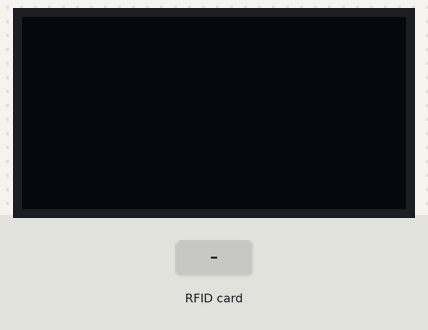
Bench run of a sketch on a simulated Arduino Uno, built with avr-gcc and run on an emulated ATmega328P. Parts: 128×64 one-colour display. Inputs (shaded band) come from the test bench. What the sketch prints to the serial monitor is not drawn.

Above: at 1.2 s.
1.3 s: RFID card 90 0E E4 A4 held to the reader
At 2.3 s:
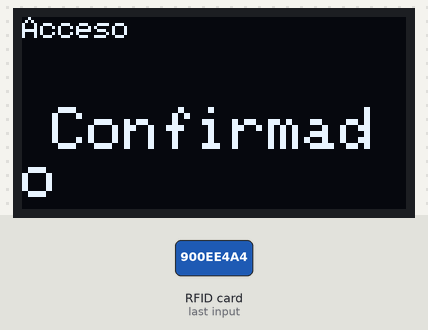
2.8 s: RFID card 5E 7A 19 C4 held to the reader
At 3.8 s:
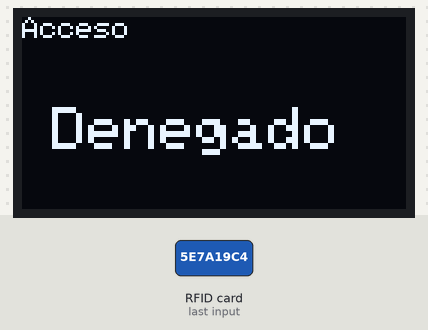
4.3 s: RFID card 06 76 25 D9 held to the reader
At 5.5 s:
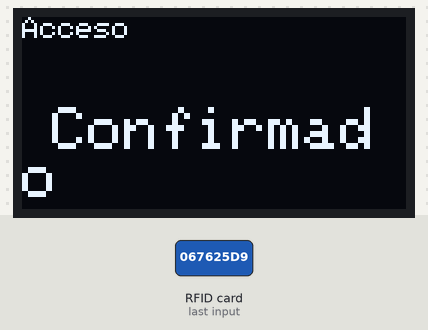
Timing chart, 0 to 7.3 s (numbered marks = the images above; inputs shaded):
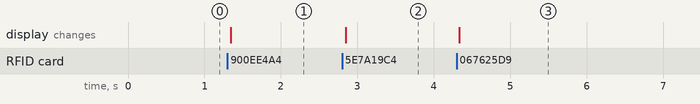

Measured:
- after the input at 1.3 s, the display: changes at once (image 1)
- after the input at 2.8 s, the display: changes after 0.05 s (image 2)
- after the input at 4.3 s, the display: changes at once (image 3)

The sketch:

rfid_displayOled.ino
```cpp
#include<SPI.h>
#include<MFRC522.h> //Descargar la Libreria con anterioridad
#include<Wire.h>
#include<Adafruit_GFX.h>//Descargar Libreria con anterioridad
#include<Adafruit_SSD1306.h>//Descargar Libreria con anterioridad
//Lector
#define RTS_PIN 9
#define SS_PIN 10
//Pantalla OLED
#define ANCHO 128
#define ALTO 64
#define OLED_RESET 4
Adafruit_SSD1306 oled(ANCHO, ALTO,&Wire,OLED_RESET);

MFRC522 mfrc522(SS_PIN,RTS_PIN);

byte LecturaUID[4];
byte Usuario1[4]={0x90, 0x0E, 0xE4, 0xA4}; //Numero UID Tarjeta Ejemplo
byte Usuario2[4]={0x06, 0x76, 0x25, 0xD9}; //Numero UID Llavero Ejemplo

void setup() {
  Serial.begin(9600);
  SPI.begin();
  Wire.begin();
  mfrc522.PCD_Init();
  oled.begin(SSD1306_SWITCHCAPVCC, 0X3C);
  Serial.println("Configuracion lista");

}

void loop() {
  if(!mfrc522.PICC_IsNewCardPresent()){
      return;
    }
  if(!mfrc522.PICC_ReadCardSerial()){
      return;
    }

  Serial.println("UID:");
  for(byte i = 0; i < mfrc522.uid.size;i++){
    if (mfrc522.uid.uidByte[i] < 0x10){
        Serial.println(" 0");
      }
      else{
        Serial.println(" ");
      }
      Serial.println(mfrc522.uid.uidByte[i],HEX);
      LecturaUID[i]=mfrc522.uid.uidByte[i];
      }
      Serial.println("\t");
      //Hacemos la comparacion de la lectura con los datos en nuestra base
      if(comparaUID(LecturaUID,Usuario1)){
        //Ejecutamos el bloque de codigo correspondiente al usuario
        Serial.print("Bienvenido Usuario 1");
        mostrarMensaje("Confirmado");}
      else if(comparaUID(LecturaUID,Usuario2)){
        //Ejecutamos el bloque de codigo correspondiente al usuario
        Serial.print("Bienvenido Usuario 2");
        mostrarMensaje("Confirmado");}
      else{
        Serial.print("Usuario Incorrecto");
        mostrarMensaje("Denegado");}
      mfrc522.PICC_HaltA();
    }

//Funcion para comparar los datos de la tarjeta RFDI
boolean comparaUID(byte lectura[],byte usuario[]){
    for (byte i=0; i <mfrc522.uid.size; i++){
      if(lectura[i] != usuario[i]){
        return(false);
      }else{
        return(true);
      }
    }
}


//Funcion para mostrar el mensaje en la pantalla OLED
void mostrarMensaje(String mensaje){
  oled.clearDisplay();
  oled.setTextColor(WHITE);
  oled.setCursor(0,0);
  oled.setTextSize(1);
  oled.print("Acceso");
  oled.setCursor(10,30);
  oled.setTextSize(2);
  oled.print(mensaje);
  oled.display();

}
```
